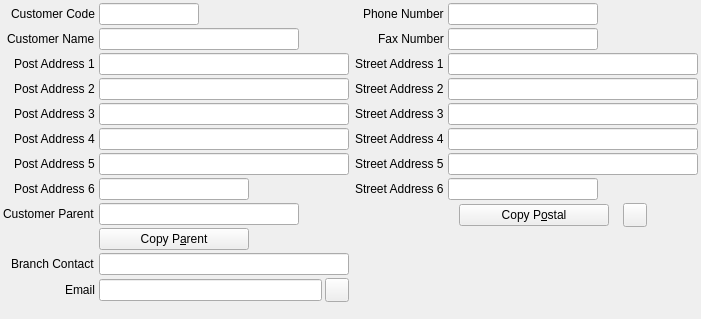
     <widget class="QWidget" name="tab">
      <attribute name="title">
       <string>Customer</string>
      </attribute>
      <layout class="QGridLayout" name="gridLayout_2">
       <property name="leftMargin">
        <number>3</number>
       </property>
       <property name="topMargin">
        <number>3</number>
       </property>
       <property name="rightMargin">
        <number>3</number>
       </property>
       <property name="bottomMargin">
        <number>3</number>
       </property>
       <property name="verticalSpacing">
        <number>3</number>
       </property>
       <item row="0" column="0">
        <layout class="QFormLayout" name="formLayout">
         <property name="labelAlignment">
          <set>Qt::AlignRight|Qt::AlignTrailing|Qt::AlignVCenter</set>
         </property>
         <property name="horizontalSpacing">
          <number>4</number>
         </property>
         <property name="verticalSpacing">
          <number>3</number>
         </property>
         <item row="0" column="0">
          <widget class="QLabel" name="lblCustomerCode">
           <property name="text">
            <string>Customer Code</string>
           </property>
          </widget>
         </item>
         <item row="0" column="1">
          <widget class="QLineEdit" name="leCustomerCode">
           <property name="sizePolicy">
            <sizepolicy hsizetype="Expanding" vsizetype="Fixed">
             <horstretch>1</horstretch>
             <verstretch>0</verstretch>
            </sizepolicy>
           </property>
           <property name="minimumSize">
            <size>
             <width>100</width>
             <height>0</height>
            </size>
           </property>
           <property name="maximumSize">
            <size>
             <width>100</width>
             <height>16777215</height>
            </size>
           </property>
          </widget>
         </item>
         <item row="1" column="0">
          <widget class="QLabel" name="lblCustomerName">
           <property name="text">
            <string>Customer Name</string>
           </property>
          </widget>
         </item>
         <item row="1" column="1">
          <widget class="QLineEdit" name="leCustomerName">
           <property name="sizePolicy">
            <sizepolicy hsizetype="Expanding" vsizetype="Fixed">
             <horstretch>1</horstretch>
             <verstretch>0</verstretch>
            </sizepolicy>
           </property>
           <property name="minimumSize">
            <size>
             <width>200</width>
             <height>0</height>
            </size>
           </property>
           <property name="maximumSize">
            <size>
             <width>200</width>
             <height>16777215</height>
            </size>
           </property>
          </widget>
         </item>
         <item row="2" column="0">
          <widget class="QLabel" name="lblPostAddress1">
           <property name="text">
            <string>Post Address 1</string>
           </property>
          </widget>
         </item>
         <item row="2" column="1">
          <widget class="QLineEdit" name="lePostAddress1">
           <property name="sizePolicy">
            <sizepolicy hsizetype="Expanding" vsizetype="Fixed">
             <horstretch>1</horstretch>
             <verstretch>0</verstretch>
            </sizepolicy>
           </property>
           <property name="minimumSize">
            <size>
             <width>250</width>
             <height>0</height>
            </size>
           </property>
           <property name="maximumSize">
            <size>
             <width>16777215</width>
             <height>16777215</height>
            </size>
           </property>
          </widget>
         </item>
         <item row="3" column="0">
          <widget class="QLabel" name="lblPostAddress2">
           <property name="text">
            <string>Post Address 2</string>
           </property>
          </widget>
         </item>
         <item row="3" column="1">
          <widget class="QLineEdit" name="lePostAddress2">
           <property name="sizePolicy">
            <sizepolicy hsizetype="Expanding" vsizetype="Fixed">
             <horstretch>1</horstretch>
             <verstretch>0</verstretch>
            </sizepolicy>
           </property>
           <property name="minimumSize">
            <size>
             <width>250</width>
             <height>0</height>
            </size>
           </property>
           <property name="maximumSize">
            <size>
             <width>16777215</width>
             <height>16777215</height>
            </size>
           </property>
          </widget>
         </item>
         <item row="4" column="0">
          <widget class="QLabel" name="lblPostaddress3">
           <property name="text">
            <string>Post Address 3</string>
           </property>
          </widget>
         </item>
         <item row="4" column="1">
          <widget class="QLineEdit" name="lePostAddress3">
           <property name="sizePolicy">
            <sizepolicy hsizetype="Expanding" vsizetype="Fixed">
             <horstretch>1</horstretch>
             <verstretch>0</verstretch>
            </sizepolicy>
           </property>
           <property name="minimumSize">
            <size>
             <width>250</width>
             <height>0</height>
            </size>
           </property>
           <property name="maximumSize">
            <size>
             <width>16777215</width>
             <height>16777215</height>
            </size>
           </property>
          </widget>
         </item>
         <item row="5" column="0">
          <widget class="QLabel" name="lblPostAddress4">
           <property name="text">
            <string>Post Address 4</string>
           </property>
          </widget>
         </item>
         <item row="5" column="1">
          <widget class="QLineEdit" name="lePostAddress4">
           <property name="sizePolicy">
            <sizepolicy hsizetype="Expanding" vsizetype="Fixed">
             <horstretch>1</horstretch>
             <verstretch>0</verstretch>
            </sizepolicy>
           </property>
           <property name="minimumSize">
            <size>
             <width>250</width>
             <height>0</height>
            </size>
           </property>
           <property name="maximumSize">
            <size>
             <width>16777215</width>
             <height>16777215</height>
            </size>
           </property>
          </widget>
         </item>
         <item row="6" column="0">
          <widget class="QLabel" name="lblPostAddress5">
           <property name="text">
            <string>Post Address 5</string>
           </property>
          </widget>
         </item>
         <item row="6" column="1">
          <widget class="QLineEdit" name="lePostAddress5">
           <property name="sizePolicy">
            <sizepolicy hsizetype="Expanding" vsizetype="Fixed">
             <horstretch>1</horstretch>
             <verstretch>0</verstretch>
            </sizepolicy>
           </property>
           <property name="minimumSize">
            <size>
             <width>250</width>
             <height>0</height>
            </size>
           </property>
           <property name="maximumSize">
            <size>
             <width>16777215</width>
             <height>16777215</height>
            </size>
           </property>
          </widget>
         </item>
         <item row="7" column="0">
          <widget class="QLabel" name="lblPostAddress6">
           <property name="text">
            <string>Post Address 6</string>
           </property>
          </widget>
         </item>
         <item row="7" column="1">
          <widget class="QLineEdit" name="lePostAddress6">
           <property name="sizePolicy">
            <sizepolicy hsizetype="Expanding" vsizetype="Fixed">
             <horstretch>1</horstretch>
             <verstretch>0</verstretch>
            </sizepolicy>
           </property>
           <property name="minimumSize">
            <size>
             <width>150</width>
             <height>0</height>
            </size>
           </property>
           <property name="maximumSize">
            <size>
             <width>150</width>
             <height>16777215</height>
            </size>
           </property>
          </widget>
         </item>
         <item row="8" column="0">
          <widget class="QLabel" name="lblCustomerParent">
           <property name="text">
            <string>Customer Parent</string>
           </property>
          </widget>
         </item>
         <item row="8" column="1">
          <widget class="RB_IdxLineEdit" name="ileCustomerParent">
           <property name="minimumSize">
            <size>
             <width>200</width>
             <height>0</height>
            </size>
           </property>
           <property name="maximumSize">
            <size>
             <width>200</width>
             <height>16777215</height>
            </size>
           </property>
          </widget>
         </item>
         <item row="9" column="1">
          <widget class="QPushButton" name="pbCopyParent">
           <property name="sizePolicy">
            <sizepolicy hsizetype="Preferred" vsizetype="Fixed">
             <horstretch>0</horstretch>
             <verstretch>0</verstretch>
            </sizepolicy>
           </property>
           <property name="minimumSize">
            <size>
             <width>75</width>
             <height>0</height>
            </size>
           </property>
           <property name="maximumSize">
            <size>
             <width>150</width>
             <height>16777215</height>
            </size>
           </property>
           <property name="toolTip">
            <string>Copy address lines from parent</string>
           </property>
           <property name="text">
            <string>Copy P&amp;arent</string>
           </property>
          </widget>
         </item>
         <item row="10" column="0">
          <widget class="QLabel" name="lblBranchContact">
           <property name="text">
            <string>Branch Contact</string>
           </property>
          </widget>
         </item>
         <item row="10" column="1">
          <widget class="QLineEdit" name="leBranchContact">
           <property name="minimumSize">
            <size>
             <width>250</width>
             <height>0</height>
            </size>
           </property>
           <property name="maximumSize">
            <size>
             <width>16777215</width>
             <height>16777215</height>
            </size>
           </property>
          </widget>
         </item>
         <item row="11" column="0">
          <widget class="QLabel" name="lblEmail">
           <property name="text">
            <string>Email</string>
           </property>
          </widget>
         </item>
         <item row="11" column="1">
          <layout class="QHBoxLayout" name="horizontalLayout_2">
           <property name="spacing">
            <number>3</number>
           </property>
           <item>
            <widget class="QLineEdit" name="leEmail"/>
           </item>
           <item>
            <widget class="QToolButton" name="pbSendEmail">
             <property name="minimumSize">
              <size>
               <width>24</width>
               <height>24</height>
              </size>
             </property>
             <property name="maximumSize">
              <size>
               <width>24</width>
               <height>24</height>
              </size>
             </property>
             <property name="toolTip">
              <string>Send email</string>
             </property>
             <property name="text">
              <string/>
             </property>
             <property name="icon">
              <iconset resource="../../../db/src/gui/db.qrc">
               <normaloff>:/images/icons/email_edit.png</normaloff>:/images/icons/email_edit.png</iconset>
             </property>
            </widget>
           </item>
          </layout>
         </item>
        </layout>
       </item>
       <item row="0" column="1">
        <layout class="QFormLayout" name="formLayout_2">
         <property name="labelAlignment">
          <set>Qt::AlignRight|Qt::AlignTrailing|Qt::AlignVCenter</set>
         </property>
         <property name="horizontalSpacing">
          <number>4</number>
         </property>
         <property name="verticalSpacing">
          <number>3</number>
         </property>
         <item row="0" column="0">
          <widget class="QLabel" name="lblPhoneNumber">
           <property name="text">
            <string>Phone Number</string>
           </property>
          </widget>
         </item>
         <item row="0" column="1">
          <widget class="QLineEdit" name="lePhoneNumber">
           <property name="minimumSize">
            <size>
             <width>150</width>
             <height>0</height>
            </size>
           </property>
           <property name="maximumSize">
            <size>
             <width>150</width>
             <height>16777215</height>
            </size>
           </property>
          </widget>
         </item>
         <item row="1" column="0">
          <widget class="QLabel" name="lblFaxNumber">
           <property name="text">
            <string>Fax Number</string>
           </property>
          </widget>
         </item>
         <item row="1" column="1">
          <widget class="QLineEdit" name="leFaxNumber">
           <property name="minimumSize">
            <size>
             <width>150</width>
             <height>0</height>
            </size>
           </property>
           <property name="maximumSize">
            <size>
             <width>150</width>
             <height>16777215</height>
            </size>
           </property>
          </widget>
         </item>
         <item row="2" column="0">
          <widget class="QLabel" name="lblStreetAddress1">
           <property name="text">
            <string>Street Address 1</string>
           </property>
          </widget>
         </item>
         <item row="2" column="1">
          <widget class="QLineEdit" name="leStreetAddress1">
           <property name="minimumSize">
            <size>
             <width>250</width>
             <height>0</height>
            </size>
           </property>
           <property name="maximumSize">
            <size>
             <width>16777215</width>
             <height>16777215</height>
            </size>
           </property>
          </widget>
         </item>
         <item row="3" column="0">
          <widget class="QLabel" name="lblStreetAddress2">
           <property name="text">
            <string>Street Address 2</string>
           </property>
          </widget>
         </item>
         <item row="3" column="1">
          <widget class="QLineEdit" name="leStreetAddress2">
           <property name="minimumSize">
            <size>
             <width>250</width>
             <height>0</height>
            </size>
           </property>
           <property name="maximumSize">
            <size>
             <width>16777215</width>
             <height>16777215</height>
            </size>
           </property>
          </widget>
         </item>
         <item row="4" column="0">
          <widget class="QLabel" name="lblStreetAddress3">
           <property name="text">
            <string>Street Address 3</string>
           </property>
          </widget>
         </item>
         <item row="4" column="1">
          <widget class="QLineEdit" name="leStreetAddress3">
           <property name="minimumSize">
            <size>
             <width>250</width>
             <height>0</height>
            </size>
           </property>
           <property name="maximumSize">
            <size>
             <width>16777215</width>
             <height>16777215</height>
            </size>
           </property>
          </widget>
         </item>
         <item row="5" column="0">
          <widget class="QLabel" name="lblStreetAddress4">
           <property name="text">
            <string>Street Address 4</string>
           </property>
          </widget>
         </item>
         <item row="5" column="1">
          <widget class="QLineEdit" name="leStreetAddress4">
           <property name="minimumSize">
            <size>
             <width>250</width>
             <height>0</height>
            </size>
           </property>
           <property name="maximumSize">
            <size>
             <width>16777215</width>
             <height>16777215</height>
            </size>
           </property>
          </widget>
         </item>
         <item row="6" column="0">
          <widget class="QLabel" name="lblStreetAddress5">
           <property name="text">
            <string>Street Address 5</string>
           </property>
          </widget>
         </item>
         <item row="6" column="1">
          <widget class="QLineEdit" name="leStreetAddress5">
           <property name="minimumSize">
            <size>
             <width>250</width>
             <height>0</height>
            </size>
           </property>
           <property name="maximumSize">
            <size>
             <width>16777215</width>
             <height>16777215</height>
            </size>
           </property>
          </widget>
         </item>
         <item row="7" column="0">
          <widget class="QLabel" name="lblStreetAddress6">
           <property name="text">
            <string>Street Address 6</string>
           </property>
          </widget>
         </item>
         <item row="7" column="1">
          <widget class="QLineEdit" name="leStreetAddress6">
           <property name="minimumSize">
            <size>
             <width>150</width>
             <height>0</height>
            </size>
           </property>
           <property name="maximumSize">
            <size>
             <width>150</width>
             <height>16777215</height>
            </size>
           </property>
          </widget>
         </item>
         <item row="8" column="1">
          <layout class="QHBoxLayout" name="horizontalLayout_3">
           <property name="spacing">
            <number>3</number>
           </property>
           <item>
            <widget class="QPushButton" name="pbCopyPostAddress">
             <property name="sizePolicy">
              <sizepolicy hsizetype="Preferred" vsizetype="Fixed">
               <horstretch>0</horstretch>
               <verstretch>0</verstretch>
              </sizepolicy>
             </property>
             <property name="minimumSize">
              <size>
               <width>75</width>
               <height>0</height>
              </size>
             </property>
             <property name="maximumSize">
              <size>
               <width>150</width>
               <height>16777215</height>
              </size>
             </property>
             <property name="toolTip">
              <string>Copy address lines from postal address</string>
             </property>
             <property name="text">
              <string>Copy P&amp;ostal</string>
             </property>
            </widget>
           </item>
           <item>
            <widget class="QToolButton" name="pbMapLocation">
             <property name="minimumSize">
              <size>
               <width>24</width>
               <height>24</height>
              </size>
             </property>
             <property name="maximumSize">
              <size>
               <width>24</width>
               <height>24</height>
              </size>
             </property>
             <property name="toolTip">
              <string>Show location on Google Maps</string>
             </property>
             <property name="text">
              <string/>
             </property>
             <property name="icon">
              <iconset resource="../../../db/src/gui/db.qrc">
               <normaloff>:/images/icons/world_go.png</normaloff>:/images/icons/world_go.png</iconset>
             </property>
            </widget>
           </item>
           <item>
            <spacer name="horizontalSpacer_5">
             <property name="orientation">
              <enum>Qt::Horizontal</enum>
             </property>
             <property name="sizeType">
              <enum>QSizePolicy::Minimum</enum>
             </property>
             <property name="sizeHint" stdset="0">
              <size>
               <width>40</width>
               <height>20</height>
              </size>
             </property>
            </spacer>
           </item>
          </layout>
         </item>
        </layout>
       </item>
       <item row="1" column="0">
        <spacer name="verticalSpacer_2">
         <property name="orientation">
          <enum>Qt::Vertical</enum>
         </property>
         <property name="sizeHint" stdset="0">
          <size>
           <width>326</width>
           <height>14</height>
          </size>
         </property>
        </spacer>
       </item>
       <item row="1" column="1">
        <spacer name="verticalSpacer_4">
         <property name="orientation">
          <enum>Qt::Vertical</enum>
         </property>
         <property name="sizeHint" stdset="0">
          <size>
           <width>318</width>
           <height>14</height>
          </size>
         </property>
        </spacer>
       </item>
      </layout>
     </widget>
